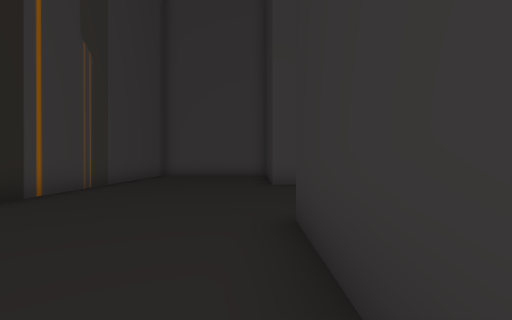
[1] (above)

19 first-person views from a walk through a Unity game level. The camera is 1.5 m above the floor, looks level and sees 85° across. The floor is counted in squares, 2 m on a side. Each view is taken from the middle of a square. On the plan, view 1 faces up. The plan holds only what a view shows up to about 10 squares ahead; the rest is blank. The place goes on beyond the plan.

[2]
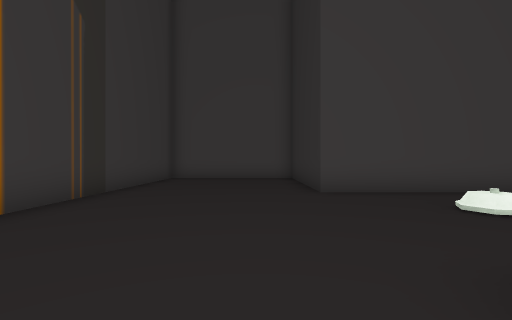

[3]
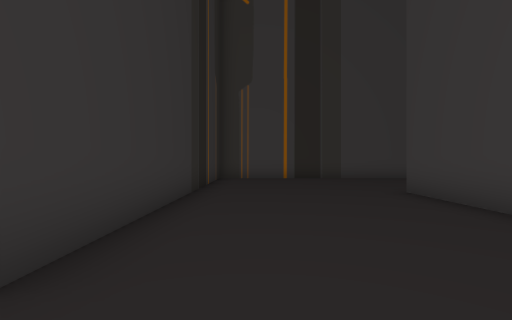

[4]
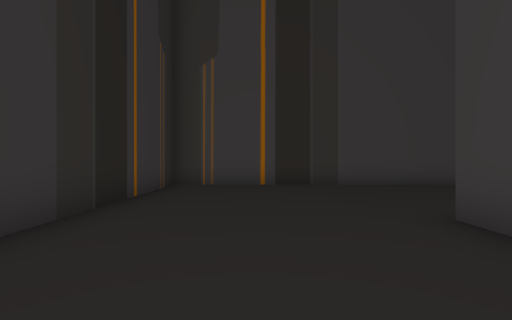

[5]
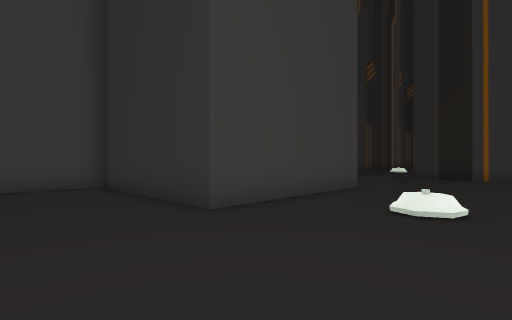

[6]
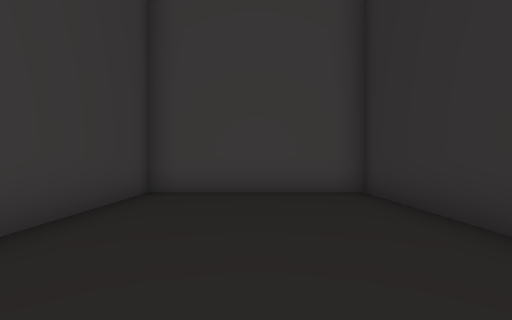

[7]
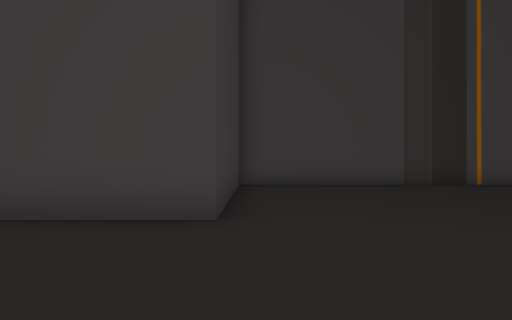

[8]
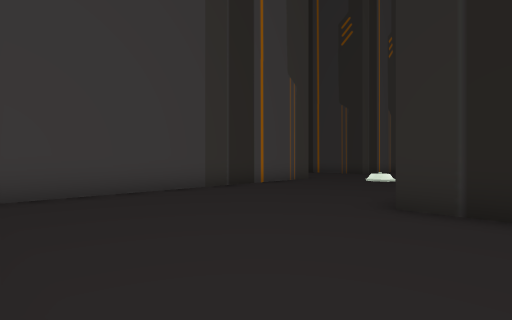

[9]
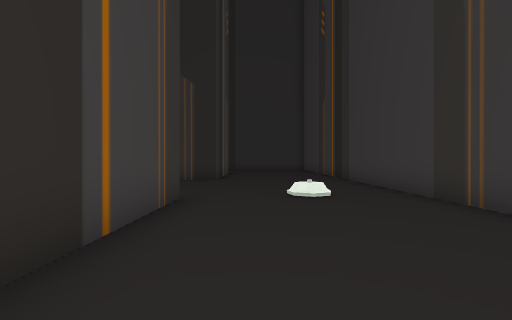

[10]
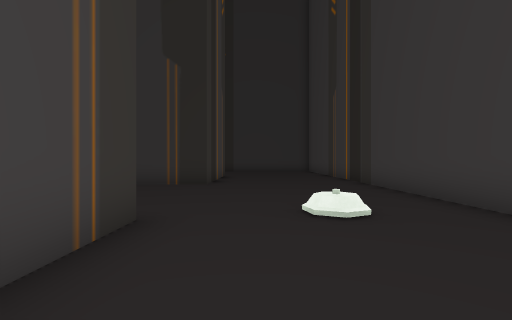

[11]
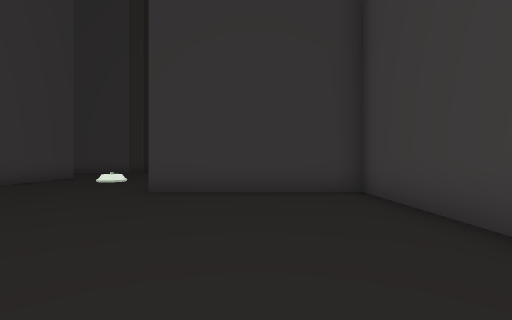

[12]
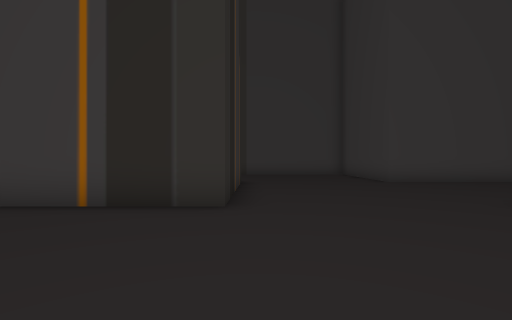

[13]
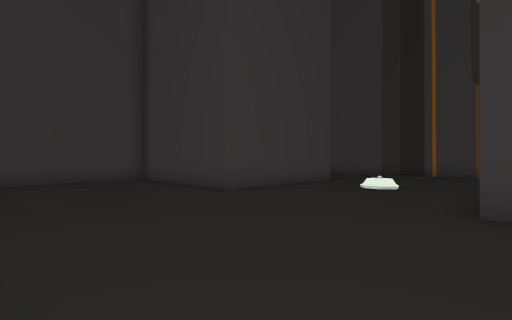

[14]
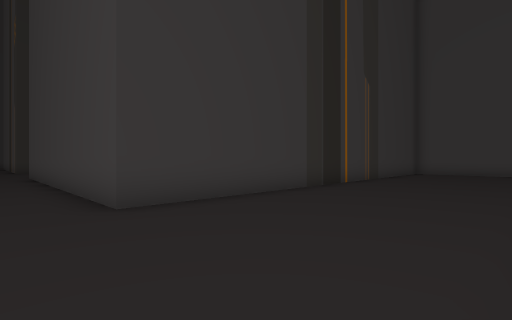

[15]
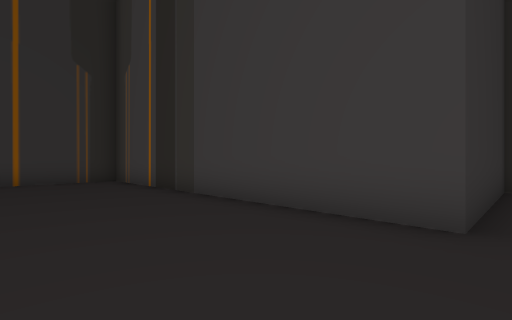

[16]
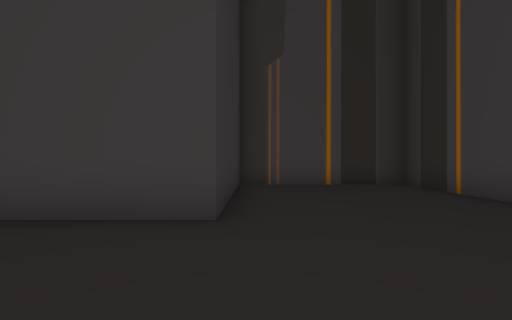

[17]
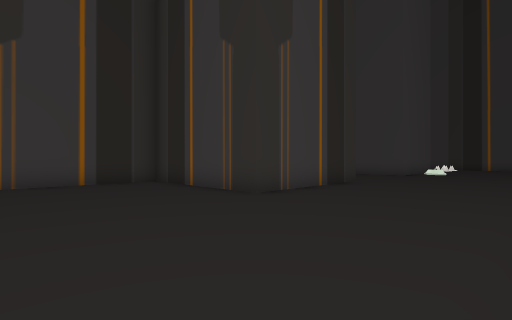

[18]
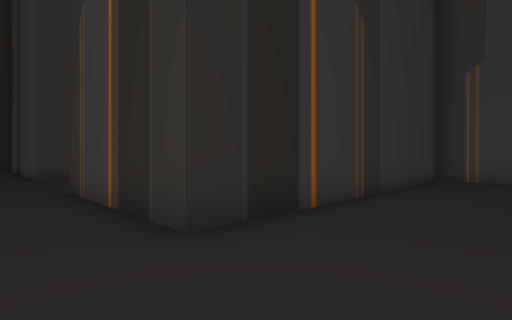

[19]
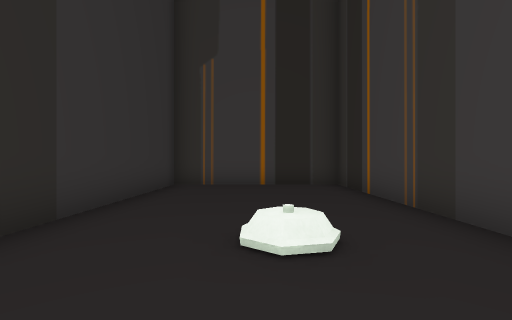

### Floor plan
Points are (right, up) in squares from view 1. A wall is a line through its corners. A room is listed if a view was taken in it or the views show most of it. See-through windows are left out.
Room 1 (views 1, 2, 3, 4, 5, 6, 7, 8, 9, 10, 11, 12, 13, 14, 15, 16, 17, 18, 19)
walls: (1.2, 3.5) (5.5, 3.5) (5.5, -0.6); (6.2, -1.5) (9.6, -1.5); (10.5, 3.5) (10.5, 8.5) (22, 8.5); (15.5, 13.5) (5.5, 13.5) (5.5, 8.5) (0.5, 8.5) (0.5, 13.5) (-4.5, 13.5) (-4.5, -1.5) (-12.6, -1.5); (-24.5, -10.6) (-24.5, -16.5) (-19.5, -16.5) (-19.5, -6.5) (-14.5, -6.5) (-14.5, -11.5) (-9.5, -11.5) (-9.5, -6.5) (0.5, -6.5) (0.5, 3.5); (21.9, 13.5) (20.5, 13.5) (20.5, 15.5)

Where each view was taken, in squares from view 1:
view 1: 0 up, 0 right, facing up
view 2: 2 up, 1 left, facing up
view 3: 5 up, 1 left, facing down
view 4: 2 up, 2 left, facing down
view 5: 5 up, 2 left, facing up-right
view 6: 7 up, 2 left, facing up
view 7: 5 up, 6 right, facing up
view 8: 7 up, 6 right, facing up-right
view 9: 12 up, 10 right, facing right
view 10: 12 up, 12 right, facing right
view 11: 11 up, 12 right, facing left
view 12: 13 up, 10 right, facing down
view 13: 9 up, 10 right, facing down-left
view 14: 3 down, 0 right, facing up-left
view 15: 3 down, 10 left, facing down-right
view 16: 3 down, 10 left, facing down
view 17: 2 down, 10 left, facing down-left
view 18: 5 down, 22 left, facing down-right
view 19: 8 down, 22 left, facing down
